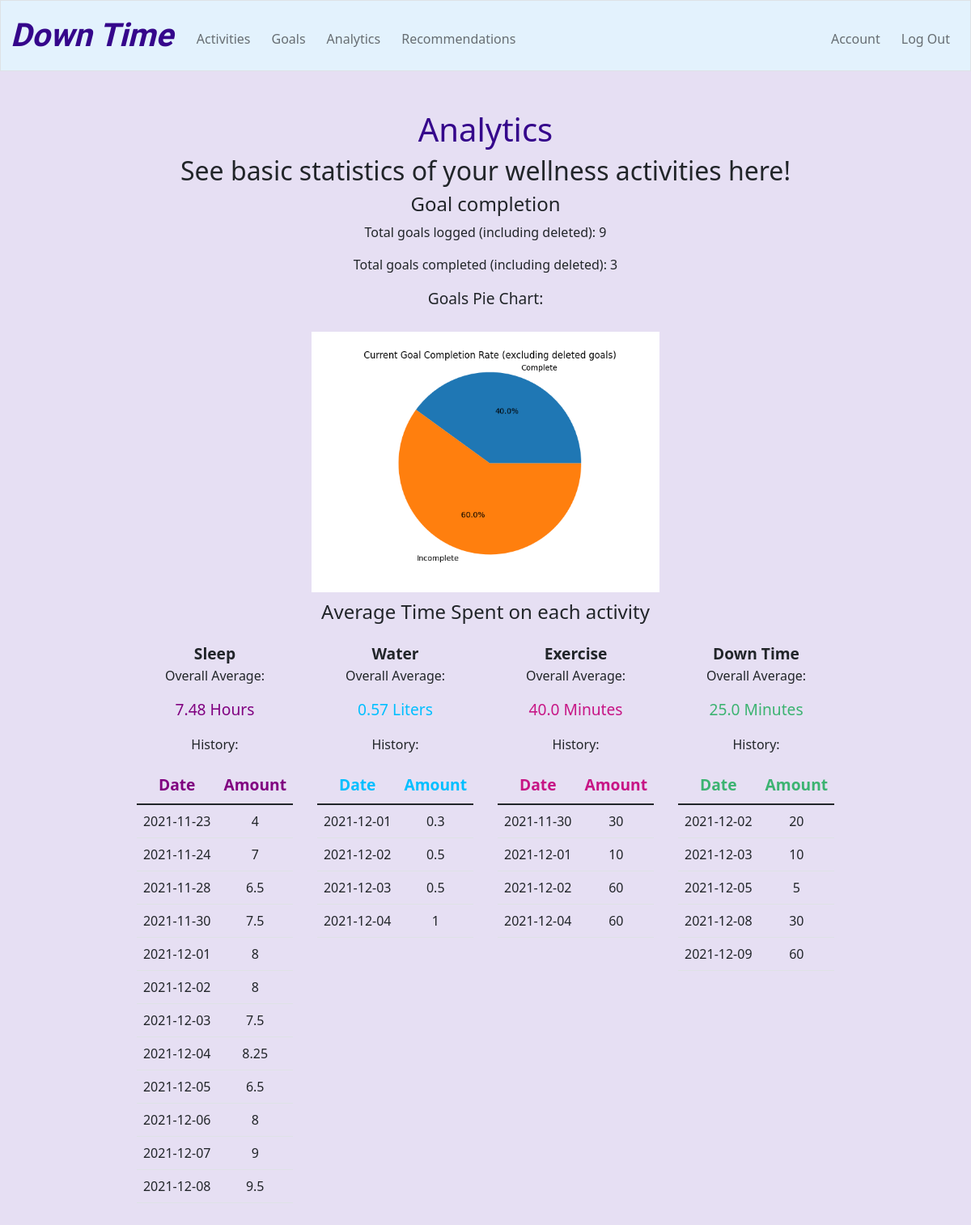
Screenshot of /analytics (signed in) with the database file from the repository.
### tables this page shows
CREATE TABLE sleep (id INTEGER PRIMARY KEY AUTOINCREMENT, user_id INTEGER, amount NUMERIC, date TEXT, FOREIGN KEY (user_id) REFERENCES users(id));

CREATE TABLE water (id INTEGER PRIMARY KEY AUTOINCREMENT, user_id INTEGER, amount NUMERIC, date TEXT, FOREIGN KEY (user_id) REFERENCES users(id));

CREATE TABLE exercise (id INTEGER PRIMARY KEY AUTOINCREMENT, user_id INTEGER, amount NUMERIC, date TEXT, FOREIGN KEY(user_id) REFERENCES users(id));

CREATE TABLE relaxation (id INTEGER PRIMARY KEY AUTOINCREMENT, user_id INTEGER, amount NUMERIC, date TEXT, FOREIGN KEY(user_id) REFERENCES users(id));

### app.py (the view, shortened to what this page needs)
@app.route("/analytics")
@login_required
def analytics():
    total = db.execute("SELECT COUNT(*) FROM goals WHERE user_id = ?", session["user_id"])[0]["COUNT(*)"]
    complete = db.execute("SELECT COUNT(*) FROM goals WHERE user_id = ? AND complete = ?", session["user_id"], 1)[0]["COUNT(*)"]
    current_total = db.execute("SELECT COUNT(*) FROM goals WHERE user_id = ? AND deleted = ?", session["user_id"], 0)[0]["COUNT(*)"]
    if current_total != 0:
        labels = 'Complete', 'Incomplete'
        current_complete = db.execute("SELECT COUNT(*) FROM goals WHERE user_id = ? AND deleted = ? AND complete = ?", session["user_id"], 0, 1)[0]["COUNT(*)"]
        current_incomplete = db.execute("SELECT COUNT(*) FROM goals WHERE user_id = ? AND deleted = ? AND complete = ?", session["user_id"], 0, 0)[0]["COUNT(*)"]
        sizes = [current_complete, current_incomplete]
        fig = Figure()
        ax = fig.subplots()
        ax.pie(sizes, labels=labels, autopct='%1.1f%%')
        ax.axis('equal')
        ax.set_title("Current Goal Completion Rate (excluding deleted goals)")
        buf = BytesIO()
        fig.savefig(buf, format="png")
        pie = base64.b64encode(buf.getbuffer()).decode("ascii")
    today = datetime.datetime.now()
    dates = []
    for i in range(7):
        delta = datetime.timedelta(days=(6-i))
        rawdate = str(today - delta)[:10]
        dates.append(rawdate)
    sleep_overall = db.execute("SELECT AVG(amount) AS average FROM sleep WHERE user_id=?", session["user_id"])[0]["average"]
    if sleep_overall != None:
        sleep_overall = round(sleep_overall,2)
    water_overall = db.execute("SELECT AVG(amount) AS average FROM water WHERE user_id=?", session["user_id"])[0]["average"]
    if water_overall != None:
        water_overall = round(water_overall,2)
    exercise_overall = db.execute("SELECT AVG(amount) AS average FROM exercise WHERE user_id=?", session["user_id"])[0]["average"]
    if exercise_overall != None:
        exercise_overall = round(exercise_overall,2)
    relax_overall = db.execute("SELECT AVG(amount) AS average FROM relaxation WHERE user_id=?", session["user_id"])[0]["average"]
    if relax_overall != None:
        relax_overall = round(relax_overall,2)
    sleep = db.execute("SELECT amount, date FROM sleep WHERE user_id=? ORDER BY date", session["user_id"])
    water = db.execute("SELECT amount, date FROM water WHERE user_id=? ORDER BY date", session["user_id"])
    exercise = db.execute("SELECT amount, date FROM exercise WHERE user_id=? ORDER BY date", session["user_id"])
    relax = db.execute("SELECT amount, date FROM relaxation WHERE user_id=? ORDER BY date", session["user_id"])
    return render_template("analytics.html", total=total, complete=complete, pie=pie,
                            sleep_overall=sleep_overall, water_overall=water_overall,
                            exercise_overall=exercise_overall, relax_overall=relax_overall,
                            sleep=sleep, water=water, exercise=exercise, relax=relax)

### app.py (called while the page is built)
def login_required(f):
    @wraps(f)
    def decorated_function(*args, **kwargs):
        if session.get("user_id") is None:
            return redirect("/login")
        return f(*args, **kwargs)
    return decorated_function

@app.context_processor
def remember_color():
    if session.get("user_id") is not None:
        color = db.execute("SELECT theme FROM users WHERE id = ?", session["user_id"])[0]["theme"]
    else:
        color = "light"
    return dict(color=color)

### templates/analytics.html (shortened to what this page needs)
{% extends "layout.html" %}
{% block main %}
    <h1>
        Analytics
    </h1>
    <h2>
        See basic statistics of your wellness activities here!
    </h2>
    <div>
        <h4>
            Goal completion
        </h4>
        <p>
            Total goals logged (including deleted): {{ total }}
        </p>
        <p>
            Total goals completed (including deleted): {{ complete }}
        </p>
        <p class="large">
            Goals Pie Chart:
        </p>
        <img alt = "Current Goals Completion Pie Chart" width=450px/>
    </div>
    <div>
        <h4>
            Average Time Spent on each activity
        </h4>
        <div class="flex">
            <div class="flex-child">
                <b class="large">Sleep</b>
                <p>Overall Average:</p>
                <p class="purple large">{{sleep_overall}} Hours</p>
                <p>History:</p>
                <table class="table tablestriped">
                    <thead>
                        <tr>
                            <th class="purple large">Date</th>
                            <th class="purple large">Amount</th>
                        </tr>
                    </thead>
                    <tbody>
                        {% for i in sleep %}
                        <tr>
                            <td>{{ i.date }}</td>
                            <td>{{ i.amount }}</td>
                        </tr>
                        {% endfor %}
                    </tbody>
                </table>
            </div>
            <div class="flex-child">
                <b class="large">Water</b>
                <p>Overall Average: </p>
                <p class="blue large">{{water_overall}} Liters</p>
                <p>History:</p>
                <table class="table tablestriped">
                    <thead>
                        <tr>
                            <th class="blue large">Date</th>
                            <th class="blue large">Amount</th>
                        </tr>
                    </thead>
                    <tbody>
                        {% for i in water %}
                        <tr>
                            <td>{{ i.date }}</td>
                            <td>{{ i.amount }}</td>
                        </tr>
                        {% endfor %}
                    </tbody>
                </table>
            </div>
            <div class="flex-child">
                <b class="large">Exercise</b>
                <p>Overall Average: </p>
                <p class="red large">{{exercise_overall}} Minutes</p>
                <p>History:</p>
                <table class="table tablestriped">
                    <thead>
                        <tr>
                            <th class="red large">Date</th>
                            <th class="red large">Amount</th>
                        </tr>
                    </thead>
                    <tbody>
                        {% for i in exercise %}
                        <tr>
                            <td>{{ i.date }}</td>
                            <td>{{ i.amount }}</td>
                        </tr>
                        {% endfor %}
                    </tbody>
                </table>
            </div>
            <div class="flex-child">
                <b class="large">Down Time</b>
                <p>Overall Average: </p>
                <p class="green large">{{relax_overall}} Minutes</p>
                <p>History:</p>
                <table class="table tablestriped">
                    <thead>
                        <tr>
                            <th class="green large">Date</th>
                            <th class="green large">Amount</th>
                        </tr>
                    </thead>
                    <tbody>
                        {% for i in relax %}
                        <tr>
                            <td>{{ i.date }}</td>
                            <td>{{ i.amount }}</td>
                        </tr>
                        {% endfor %}
                    </tbody>
                </table>
            </div>
        </div>
    </div>
{% endblock %}

### templates/layout.html (shortened to what this page needs)
<!DOCTYPE html>
<html lang="en">
    <head>
        <link href="https://cdn.jsdelivr.net/npm/bootstrap@5.1.3/dist/css/bootstrap.min.css" rel="stylesheet">
        <link href="static/styles.css" rel="stylesheet">
    </head>
    <body class="{{ color }}">
        <nav class="border navbar navbar-expand-md navbar-light">
            <div class="container-fluid">
                <a class="navbar-brand" href="/" style="color: #35068b">Down Time</a>
                <div class="collapse navbar-collapse" id="navbar">
                    {% if session["user_id"] %}
                        <ul class="navbar-nav me-auto mt-2">
                            <li class="nav-item"><a class="nav-link" href="/activities">Activities</a></li>
                            <li class="nav-item"><a class="nav-link" href="/goals">Goals</a></li>
                            <li class="nav-item"><a class="nav-link" href="/analytics">Analytics</a></li>
                            <li class="nav-item"><a class="nav-link" href="/recommendations">Recommendations</a></li>
                        </ul>
                        <ul class="navbar-nav ms-auto mt-2">
                            <li class="nav-item"><a class="nav-link" href="/account">Account</a></li>
                            <li class="nav-item"><a class="nav-link" href="/logout">Log Out</a></li>
                        </ul>
                    {% else %}
                        <ul class="navbar-nav ms-auto mt-2">
                            <li class="nav-item"><a class="nav-link" href="/register">Register</a></li>
                            <li class="nav-item"><a class="nav-link" href="/login">Log In</a></li>
                        </ul>
                    {% endif %}
                </div>
            </div>
        </nav>
        <main class="container-fluid py-5 text-center">
            {% block main %}{% endblock %}
        </main>
    </body>
</html>

### static/styles.css (style rules this page uses)
h1 { color: #35068b; }
ul { list-style: none; padding: 0px; }
li { padding: 5px; }
nav { background-color: #e3f2fd; }
.navbar-brand { font-weight: bold; font-family: 'Tangerine', cursive; font-style: italic; font-size: 40px; }
img { padding: 10px; }
.pastel { background-color: #e6dff3; }
.flex { display: flex; flex-wrap: wrap; justify-content: center; }
.flex-child { padding: 15px; }
.purple { color: purple; }
.blue { color: deepskyblue; }
.red { color: mediumvioletred; }
.green { color: mediumseagreen; }
.large { font-size: larger }

### rows the page displays
sleep: date "2021-11-23", amount "4"
sleep: date "2021-11-24", amount "7"
sleep: date "2021-11-28", amount "6.5"
sleep: date "2021-11-30", amount "7.5"
sleep: date "2021-12-01", amount "8"
sleep: date "2021-12-02", amount "8"
sleep: date "2021-12-03", amount "7.5"
sleep: date "2021-12-04", amount "8.25"
sleep: date "2021-12-05", amount "6.5"
sleep: date "2021-12-06", amount "8"
sleep: date "2021-12-07", amount "9"
sleep: date "2021-12-08", amount "9.5"
water: date "2021-12-01", amount "0.3"
water: date "2021-12-02", amount "0.5"
water: date "2021-12-03", amount "0.5"
water: date "2021-12-04", amount "1"
exercise: date "2021-11-30", amount "30"
exercise: date "2021-12-01", amount "10"
exercise: date "2021-12-02", amount "60"
exercise: date "2021-12-04", amount "60"
relaxation: date "2021-12-02", amount "20"
relaxation: date "2021-12-03", amount "10"
relaxation: date "2021-12-05", amount "5"
relaxation: date "2021-12-08", amount "30"
relaxation: date "2021-12-09", amount "60"

### other values shown
{{ total }} "9"
{{ complete }} "3"
{{ sleep_overall }} "7.48"
{{ water_overall }} "0.57"
{{ exercise_overall }} "40.0"
{{ relax_overall }} "25.0"
